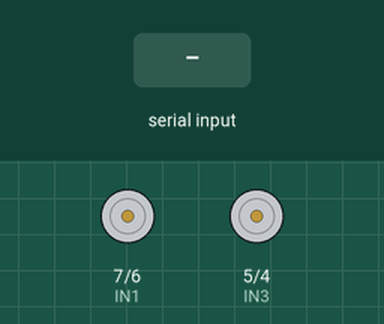
Simulated run of this sketch. Board: Arduino Uno, built with avr-gcc and run on an emulated ATmega328P. Parts: motor-driver pin pairs drawn as motors (green arrow = first pin HIGH = forward, orange = second pin HIGH = backward, longer = more drive, scaled by the enable pin). Inputs (shaded band) come from the test bench.

Above: at 1.2 s.
1.3 s: "V,\n" received over the second serial link
2.8 s: "V,90\n" received over the second serial link
At 3.2 s:
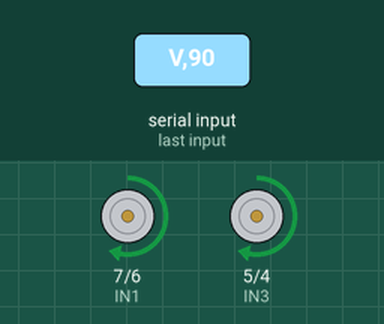
4.8 s: "V,,45\n" received over the second serial link
At 5.05 s:
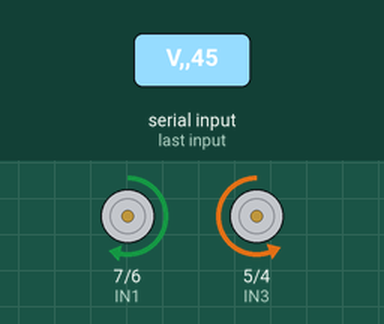
Timing chart, 0 to 7.8 s (numbered marks = the images above; inputs shaded):
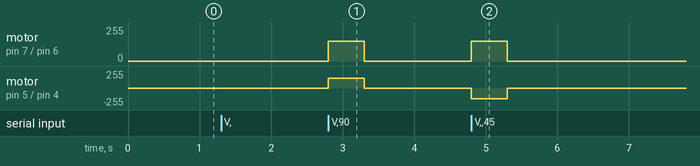

The sketch:

arduino_main.ino
```cpp
#include <SoftwareSerial.h>

SoftwareSerial esp32(A1, A0);

#define ENA 11
#define IN1 7
#define IN2 6
#define IN3 5
#define IN4 4
#define ENB 10

unsigned long lastMsgTime = 0;

void setup() {
  Serial.begin(115200);
  esp32.begin(9600);
  pinMode(ENA, OUTPUT); pinMode(IN1, OUTPUT); pinMode(IN2, OUTPUT);
  pinMode(IN3, OUTPUT); pinMode(IN4, OUTPUT); pinMode(ENB, OUTPUT);
}

void controlMotors(float lx, float az) {
  int leftPWM = 0;
  int rightPWM = 0;

  if (abs(az) >= 0.5) {
    // 제자리 회전 모드[cite: 1]
    int turnSpeed = az * 260;
    leftPWM = turnSpeed;
    rightPWM = -turnSpeed;
  }
  else if (abs(az) > 0.05) {
    // 부드러운 곡선 주행[cite: 1]
    int baseSpeed = lx * 1000;
    int steer = az * 180;
    leftPWM = baseSpeed + steer;
    rightPWM = baseSpeed - steer;
  }
  else {
    // 직진[cite: 1]
    int baseSpeed = lx * 1000;
    leftPWM = baseSpeed;
    rightPWM = baseSpeed;
  }

  // 속도 상한선 제한 (안정성 확보)[cite: 1]
  leftPWM = constrain(leftPWM, -160, 150);
  rightPWM = constrain(rightPWM, -160, 150);

  updateMotors(leftPWM, rightPWM);
}

void updateMotors(int left, int right) {
  digitalWrite(IN1, left >= 0 ? HIGH : LOW);
  digitalWrite(IN2, left >= 0 ? LOW : HIGH);
  analogWrite(ENA, abs(left));
  digitalWrite(IN3, right >= 0 ? HIGH : LOW);
  digitalWrite(IN4, right >= 0 ? LOW : HIGH);
  analogWrite(ENB, abs(right));
}

void loop() {
  if (esp32.available()) {
    String buffer = esp32.readStringUntil('\n');
    if (buffer.startsWith("V,")) {
      int first = buffer.indexOf(',');
      int second = buffer.indexOf(',', first + 1);
      float lx = buffer.substring(first + 1, second).toFloat();
      float az = buffer.substring(second + 1).toFloat();
      controlMotors(lx, az);
      lastMsgTime = millis();
    }
  }
  if (millis() - lastMsgTime > 500) {
    analogWrite(ENA, 0); analogWrite(ENB, 0);
  }
}
```

Measured:
- after the input at 2.8 s, motor on pin 7 (IN1) / pin 6 (IN2), motor on pin 5 (IN3) / pin 4 (IN4): stopped → forward 150/255 at once, → stopped 0.50 s later
- after the input at 4.8 s, motor on pin 7 (IN1) / pin 6 (IN2): stopped → forward 150/255 at once, → stopped 0.50 s later; motor on pin 5 (IN3) / pin 4 (IN4): stopped → backward 160/255 at once, → stopped 0.50 s later
